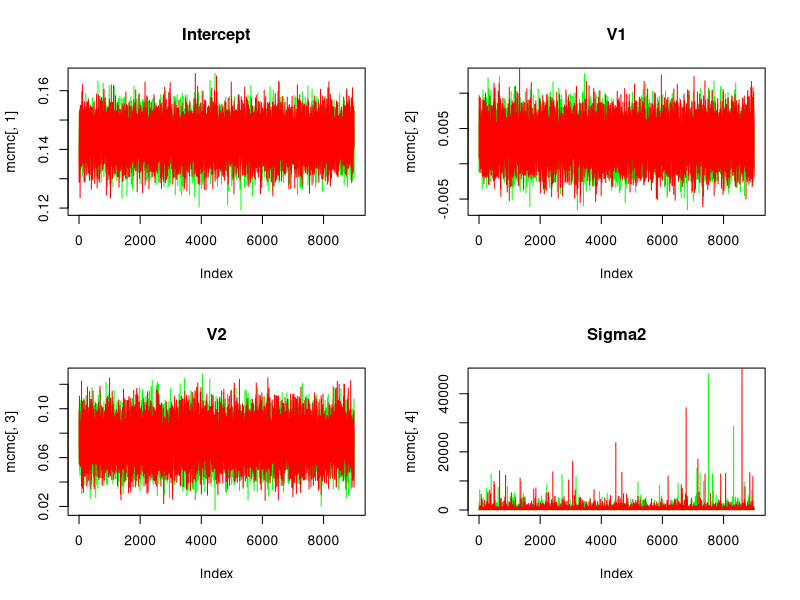
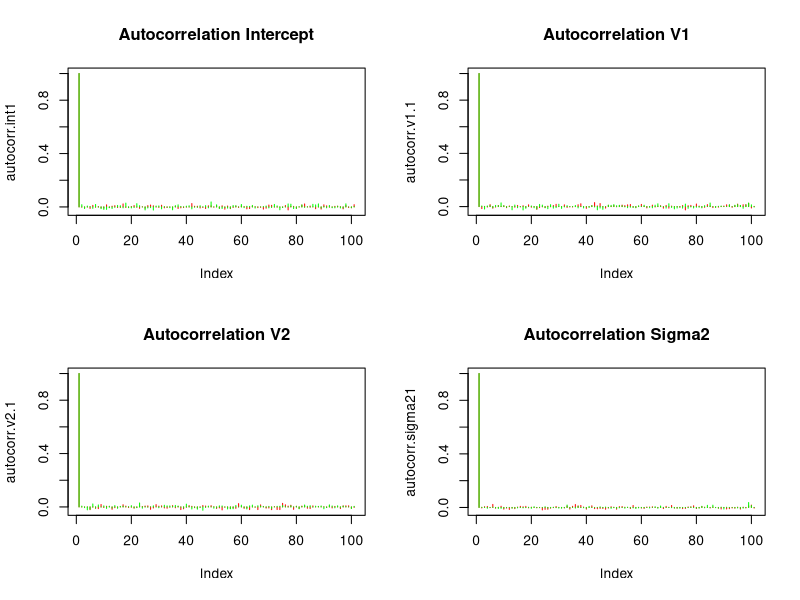
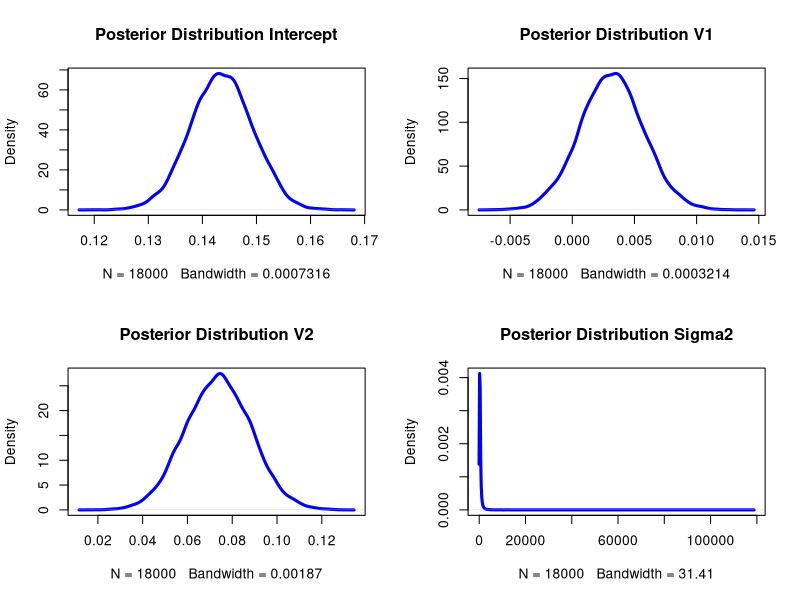

Generate these figures, in order, with R:
# -------------------------------
# Gibbs Sampling algorithm in R
# -------------------------------


# Constructing some data

  # Var/Covar matrix in population, first column is y-var
  sigma <- matrix(c(1,    0.25,  0.25,  0.25,   
                      0.25,   1,     0.25,  0.25,    
                      0.25,   0.25,  1,     0.25,     
                      0.25,   0.25,  0.25,   1),nrow=4,ncol=4)
  
  # Mean vector in population
  mu <- rep(0,4)
  
  # Sample from this multivariate normal distribution
  library(MASS)
  data <- as.data.frame(mvrnorm(n = 1000, mu, sigma, empirical=FALSE))


  
# ---------------------------------------------------------
# For Gibbs sampling, we need starting values. Let's take
# parameters of frequentist regression. 
# ---------------------------------------------------------

regression <- function(y, ...) { 
  
  # Constructing Matrix for Dependent Variable
  y.matrix <- as.matrix(y)
  
  # Constructing Matrix for Independent Variables
  predictors <- list(...) 
  x.matrix.initial <- do.call(cbind,predictors) 
  x.matrix <- cbind(x.matrix.initial, rep(1, nrow(x.matrix.initial)))
    
  # Yield ML-Estimates
  
    # Regression Coefficients
    tX.X <-solve(t(x.matrix)%*%x.matrix) 
    X <- tX.X%*%t(x.matrix) 
    coefs <<- X%*%y.matrix 
  
    # Residual Variance
    yhat <- x.matrix%*%coefs
    n = nrow(x.matrix)
    k = ncol(x.matrix)
    sigma2 <<- (sum((y.matrix - yhat)^2))/(n-k)
    
    # Predicted Values
    yhat <<- x.matrix%*%coefs
  
}

# Construct Maximum Likelihood Estimates
with(data, regression(V1,V2,V3))



# ------------------------------------------------
# Running two Gibbs samplers as separate chains
# ------------------------------------------------
  
# Define Variables, Sample Size, Number of Iterations
y <- data$V1
x1 <- data$V2
x2 <- data$V3
n <- length(data)
n.iter <- 10000

# Define whatever (informative) prior distributions
mu <- c(0.143527386, 0.003159547, 0.073368232)
tau <- c(0.005776833, 0.002544000, 0.014750001)
scale <- 0.001
shape <- 0.001

# Construct Matrices in which MCMC Results are stored

  # For First Chain
  mcmc <- matrix(0,n.iter,4)
  names <- c("Intercept","Beta 1", "Beta 2", "Sigma2")
  colnames(mcmc) <- names

  # For Second Chain
  mcmc2 <- matrix(0,n.iter,4)
  names <- c("Intercept","Beta 1", "Beta 2", "Sigma2")
  colnames(mcmc) <- names
  
  # For Posterior Predictive Check
  ppp <- rep(NA, n.iter)


# First Chain: Gibbs Sampling with ML-Estimates as Initial Values
for(i in 1:n.iter){
  
  # Sample from Conditional Posterior of Sigma2
  SSE <- sum( (y-coefs[1] - x1*coefs[2] - x2*coefs[3]) ^2)
  sigma2 <- 1/rgamma(1,n/2+scale,SSE/2+shape)
  
  # Sample from Conditional Posterior of Intercept
  numerator1 <- sum(y-x1*coefs[2]-x2*coefs[3])/sigma2 + mu[1]/tau[1]^2
  denominator1 <- n/sigma2 + 1/tau[1]^2
  coefs[1] <- rnorm(1,numerator1/denominator1,sqrt(1/denominator1))
 
  # Sample from Conditional Posterior of V1
  numerator2 <- sum(x1*(y-coefs[1] - x2*coefs[3]))/sigma2 + mu[2]/tau[2]^2
  denominator2 <- sum(x1^2)/sigma2 + 1/tau[2]^2
  coefs[2] <- rnorm(1,numerator2/denominator2,sqrt(1/denominator2))
  
  # Sample from Conditional Posterior of V2
  numerator3 <- sum(x2*(y-coefs[1] - x1*coefs[2]))/sigma2 + mu[3]/tau[3]^2
  denominator3 <- sum(x2^2)/sigma2 + 1/tau[3]^2
  coefs[3] <- rnorm(1,numerator3/denominator3,sqrt(1/denominator3))
  
  # Store Results in prepared Matrix
  mcmc[i,] <- c(coefs,sigma2)
  
}



# Second Chain: Gibbs Sampling with arbitrary Initial Values

initials <- c(0.01, 0.01, 0.01)
sigma2.2 <- 0.01

# GIBBS Sampling and PPC
for(i in 1:n.iter){
  
  # Sample from Conditional Posterior of Sigma2
  SSE <- sum( (y-initials[1] - x1*initials[2] - x2*initials[3]) ^2)
  sigma2.2 <- 1/rgamma(1,n/2+scale,SSE/2+shape)
  
  # Sample from Conditional Posterior of Intercept
  numerator1 <- sum(y-x1*initials[2]-x2*initials[3])/sigma2.2 + mu[1]/tau[1]^2
  denominator1 <- n/sigma2.2 + 1/tau[1]^2
  initials[1] <- rnorm(1,numerator1/denominator1,sqrt(1/denominator1))
  
  # Sample from Conditional Posterior of V1
  numerator2 <- sum(x1*(y-initials[1] - x2*initials[3]))/sigma2.2 + mu[2]/tau[2]^2
  denominator2 <- sum(x1^2)/sigma2.2 + 1/tau[2]^2
  initials[2] <- rnorm(1,numerator2/denominator2,sqrt(1/denominator2))
  
  # Sample from Conditional Posterior of V2
  numerator3 <- sum(x2*(y-initials[1] - x1*initials[2]))/sigma2.2 + mu[3]/tau[3]^2
  denominator3 <- sum(x2^2)/sigma2.2 + 1/tau[3]^2
  initials[3] <- rnorm(1,numerator3/denominator3,sqrt(1/denominator3))
  
  # Store Results in prepared Matrix
  mcmc2[i,] <- c(initials,sigma2.2)
  
}


# Cut off Burn-in period for all following tasks
burn <- 1000
mcmc <- mcmc[-c(1:burn),]
mcmc2 <- mcmc2[-c(1:burn),]



  

# -------------------------------------------------
# 4. Assessing Autocorrelation and History Plots
# -------------------------------------------------

# History Plots
  
  par(mfrow=c(2,2))
  
  # Intercept
  plot(mcmc[,1], type="l", col="green", main="Intercept")
  lines(mcmc2[,1], type="l", col="red")
  
  # V1
  plot(mcmc[,2], type="l", col="green", main="V1")
  lines(mcmc2[,2], type="l", col="red")
  
  # V2
  plot(mcmc[,3], type="l", col="green", main="V2")
  lines(mcmc2[,3], type="l", col="red")
  
  # Sigma2
  plot(mcmc[,4], type="l", col="green", main="Sigma2")
  lines(mcmc2[,4], type="l", col="red")
  

# Autocorrelation Plots
  
  #### Computation ####
  
  # Create empty vectors to store autocorrelation estimates
  autocorr.int1 <- 0
  autocorr.int2 <- 0
  autocorr.v1.1 <- 0
  autocorr.v1.2 <- 0
  autocorr.v2.1 <- 0
  autocorr.v2.2 <- 0
  autocorr.sigma21 <- 0
  autocorr.sigma22 <- 0
  
  # Intercept - Chain 1
  
    # Centering Values
    centered <- mcmc[,1] - mean(mcmc[,1])             
    # Calculate Variance                                    
    var <- sum(centered * centered) / (n.iter-burn)                   
    # Set first Element to 1
    autocorr.int1[1] <- 1                                 
    # Calculate Autocorrelation and Store Results
    for(i in 1:100){                              
      lag <- centered[-c(1:i)]                        
      lag.alt <- centered[1:(length(lag))]            
      autocorr.int1[i+1] <- (sum(lag.alt * lag) / (n.iter-burn)) / var  
    }
    
  
  # Intercept - Chain 2
    
    # Centering Values
    centered <- mcmc2[,1] - mean(mcmc2[,1])             
    # Calculate Variance                                    
    var <- sum(centered * centered) / n                  
    # Set first Element to 1
    autocorr.int2[1] <- 1                                 
    # Calculate Autocorrelation and Store Results
    for(i in 1:100){                              
      lag <- centered[-c(1:i)]                        
      lag.alt <- centered[1:(length(lag))]            
      autocorr.int2[i+1] <- (sum(lag.alt * lag) / n) / var  
    }
  
   
  # V1 - Chain 1
  
    # Centering Values
    centered <- mcmc[,2] - mean(mcmc[,2])             
    # Calculate Variance                                    
    var <- sum(centered * centered) / (n.iter-burn)                   
    # Set first Element to 1
    autocorr.v1.1[1] <- 1                                 
    # Calculate Autocorrelation and Store Results
    for(i in 1:100){                              
      lag <- centered[-c(1:i)]                        
      lag.alt <- centered[1:(length(lag))]            
      autocorr.v1.1[i+1] <- (sum(lag.alt * lag) / (n.iter-burn)) / var  
    }
  
  
  # V1 - Chain 2
  
    # Centering Values
    centered <- mcmc2[,2] - mean(mcmc2[,2])             
    # Calculate Variance                                    
    var <- sum(centered * centered) / (n.iter-burn)                   
    # Set first Element to 1
    autocorr.v1.2[1] <- 1                                 
    # Calculate Autocorrelation and Store Results
    for(i in 1:100){                              
      lag <- centered[-c(1:i)]                        
      lag.alt <- centered[1:(length(lag))]            
      autocorr.v1.2[i+1] <- (sum(lag.alt * lag) / (n.iter-burn)) / var  
    }
  
    
  # V2 - Chain 1
    
    # Centering Values
    centered <- mcmc[,3] - mean(mcmc[,3])             
    # Calculate Variance                                    
    var <- sum(centered * centered) / (n.iter-burn)                   
    # Set first Element to 1
    autocorr.v2.1[1] <- 1                                 
    # Calculate Autocorrelation and Store Results
    for(i in 1:100){                              
      lag <- centered[-c(1:i)]                        
      lag.alt <- centered[1:(length(lag))]            
      autocorr.v2.1[i+1] <- (sum(lag.alt * lag) / (n.iter-burn)) / var  
    }
    
    
  # V2 - Chain 2
    
    # Centering Values
    centered <- mcmc2[,3] - mean(mcmc2[,3])             
    # Calculate Variance                                    
    var <- sum(centered * centered) / (n.iter-burn)                   
    # Set first Element to 1
    autocorr.v2.2[1] <- 1                                 
    # Calculate Autocorrelation and Store Results
    for(i in 1:100){                              
      lag <- centered[-c(1:i)]                        
      lag.alt <- centered[1:(length(lag))]            
      autocorr.v2.2[i+1] <- (sum(lag.alt * lag) / (n.iter-burn)) / var  
    }
    
   
  # Sigma2 - Chain 1
    
    # Centering Values
    centered <- mcmc[,4] - mean(mcmc[,4])             
    # Calculate Variance                                    
    var <- sum(centered * centered) / (n.iter-burn)                   
    # Set first Element to 1
    autocorr.sigma21[1] <- 1                                 
    # Calculate Autocorrelation and Store Results
    for(i in 1:100){                              
      lag <- centered[-c(1:i)]                        
      lag.alt <- centered[1:(length(lag))]            
      autocorr.sigma21[i+1] <- (sum(lag.alt * lag) / (n.iter-burn)) / var  
    }
    
    
  # Sigma2 - Chain 2
    
    # Centering Values
    centered <- mcmc2[,4] - mean(mcmc2[,4])             
    # Calculate Variance                                    
    var <- sum(centered * centered) / (n.iter-burn)                   
    # Set first Element to 1
    autocorr.sigma22[1] <- 1                                 
    # Calculate Autocorrelation and Store Results
    for(i in 1:100){                              
      lag <- centered[-c(1:i)]                        
      lag.alt <- centered[1:(length(lag))]            
      autocorr.sigma22[i+1] <- (sum(lag.alt * lag) / (n.iter-burn)) / var  
    }
    
   

    #### Plotting ####
    # Plot Autocorrelation for Intercept
    par(mfrow=c(2,2))
    plot(autocorr.int1, type="h", col="red", main="Autocorrelation Intercept") 
    lines(autocorr.int2, type="h", col="green")
    
    # Plot Autocorrelation for V1
    plot(autocorr.v1.1, type="h", col="red", main="Autocorrelation V1") 
    lines(autocorr.v1.2, type="h", col="green")
    
    # Plot Autocorrelation for V2
    plot(autocorr.v2.1, type="h", col="red", main="Autocorrelation V2") 
    lines(autocorr.v2.2, type="h", col="green")
    
    # Plot Autocorrelation for Sigma2
    plot(autocorr.sigma21, type="h", col="red", main="Autocorrelation Sigma2") 
    lines(autocorr.sigma22, type="h", col="green")
  
    
    
# ------------------------
# 5. Evaluating Results
# ------------------------

# Merging both chains together
joint.mcmc <- rbind(mcmc, mcmc2)

# Construct Bayesian Regression Table
results <- matrix(nrow=4, ncol=4)

names2 <- c("Intercept", "V1", "V2", "Sigma2")
rownames(results) <- names2
names3 <- c("Mean", "SD", "2.5 CI", "97.5 CI")
colnames(results) <- names3

results[1,1] <- mean(joint.mcmc[,1])
results[1,2] <- sd(joint.mcmc[,1])
results[1,3] <- mean(joint.mcmc[,1])-1.96*sd(joint.mcmc[,1])
results[1,4] <- mean(joint.mcmc[,1])+1.96*sd(joint.mcmc[,1])

results[2,1] <- mean(joint.mcmc[,2])
results[2,2] <- sd(joint.mcmc[,2])
results[2,3] <- mean(joint.mcmc[,2])-1.96*sd(joint.mcmc[,2])
results[2,4] <- mean(joint.mcmc[,2])+1.96*sd(joint.mcmc[,2])

results[3,1] <- mean(joint.mcmc[,3])
results[3,2] <- sd(joint.mcmc[,3])
results[3,3] <- mean(joint.mcmc[,3])-1.96*sd(joint.mcmc[,3])
results[3,4] <- mean(joint.mcmc[,3])+1.96*sd(joint.mcmc[,3])

results[4,1] <- mean(joint.mcmc[,4])
results[4,2] <- sd(joint.mcmc[,4])
results[4,3] <- mean(joint.mcmc[,4])-1.96*sd(joint.mcmc[,4])
results[4,4] <- mean(joint.mcmc[,4])+1.96*sd(joint.mcmc[,4])

# Display Bayesian Regression Table
results

# Display Posterior Distributions (add titles, axes)
par(mfrow=c(2,2))
plot(density(joint.mcmc[,1]), col="blue", lwd=3, main="Posterior Distribution Intercept")
plot(density(joint.mcmc[,2]), col="blue", lwd=3, main="Posterior Distribution V1")
plot(density(joint.mcmc[,3]), col="blue", lwd=3, main="Posterior Distribution V2")
plot(density(joint.mcmc[,4]), col="blue", lwd=3, main="Posterior Distribution Sigma2")





